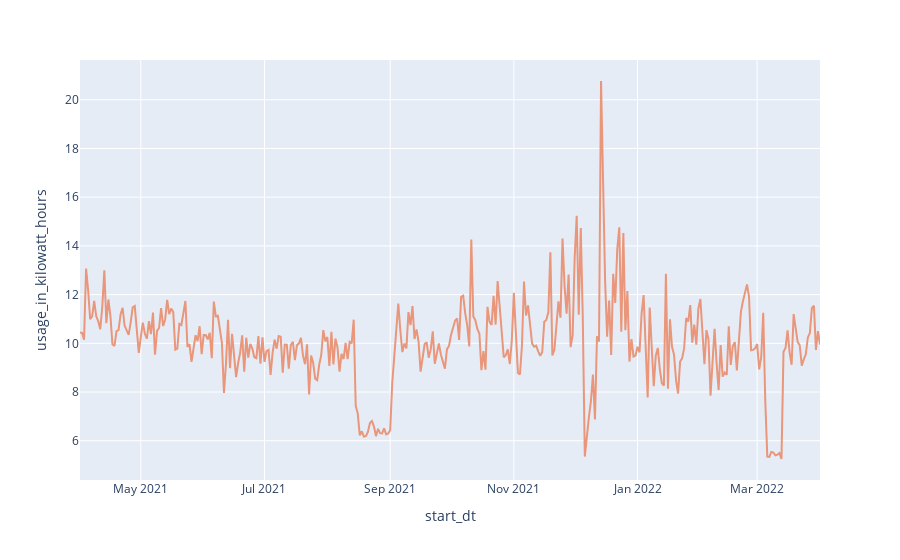

This figure's notebook cell:
### Code cell
fig=px.line(energy_usage_daily_df,y='usage_in_kilowatt_hours')
fig.update_traces(line={'color':'darksalmon'})
fig.show()

### Figure 1 — Plotly figure (JSON) as saved in the notebook; plotly's stock layout.template omitted (floating-point values rounded to 4 significant figures; data arrays with more than 128 entries replaced by an {"elided": "..."} marker saying what was removed)
{"data": [{"hovertemplate": "start_dt=%{x}<br>usage_in_kilowatt_hours=%{y}<extra></extra>", "legendgroup": "", "line": {"color": "darksalmon", "dash": "solid"}, "marker": {"symbol": "circle"}, "mode": "lines", "name": "", "orientation": "v", "showlegend": false, "type": "scatter", "x": {"elided": "366 str values"}, "xaxis": "x", "y": {"elided": "366 float values"}, "yaxis": "y"}], "layout": {"legend": {"tracegroupgap": 0}, "margin": {"t": 60}, "xaxis": {"anchor": "y", "domain": [0, 1], "title": {"text": "start_dt"}}, "yaxis": {"anchor": "x", "domain": [0, 1], "title": {"text": "usage_in_kilowatt_hours"}}}}
